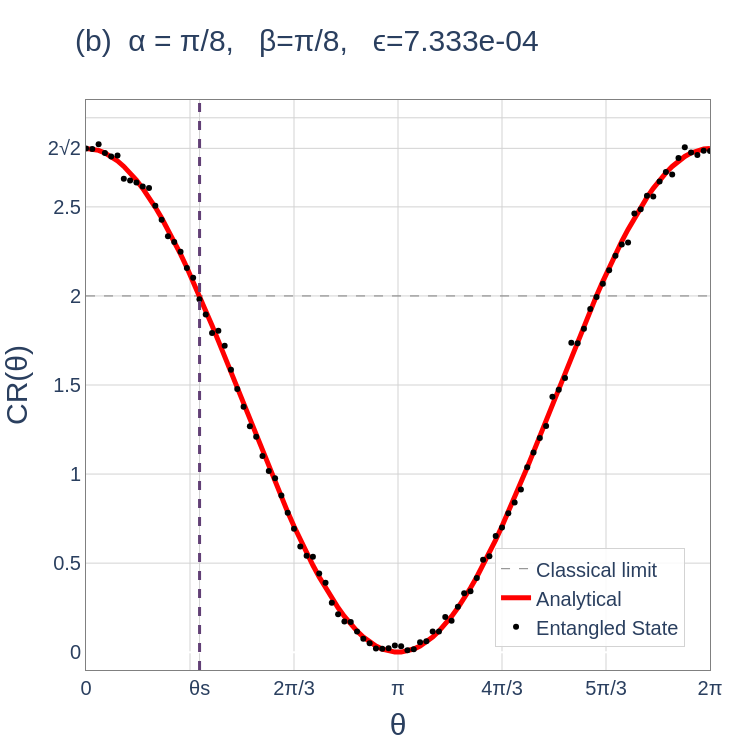

The cell this chart's notebook holds for it:
### Code cell
N_data = 100

# 4. Create the corresponding θ
θ = np.linspace(0, 2 * np.pi, N_data)

# 1. Variables for formatting quantities outside figure
tick_font_size = 20
legend_font_size = 20
axes_label_font_size = 30
title_fontsize = 30
font_family = "Arial"

ϵ_val = ϵ(y_pred=analytical_CHSH(theta_FSS=θ,Pt=1.0),y_true=chsh_ent)
θs = 0.364*π
fig = go.Figure()
##############         LIMITS         ##############

fig.add_trace(go.Scatter(
    x=θ, 
    y=2*np.ones(len(θ)), 
    mode='lines', 
    name='Classical limit',
    line=dict(color='gray', width=1,dash='dash')
))
fig.add_vline(x=θs, line_width=3, line_dash="dash", line_color="rgb(97, 63, 117)")


##############         Analytical         ##############
fig.add_trace(go.Scatter(
    x=θ, 
    y=analytical_CHSH(theta_FSS=θ,Pt=1.0), 
    mode='lines', 
    name='Analytical',
    line=dict(color='red', width=5)
))
##############         Experimental         ##############
fig.add_trace(go.Scatter(
    x=θ, 
    y=np.abs(chsh_ent), 
    mode='markers', 
    name='Entangled State',
    line=dict(color='black', width=3)
))

##############         LAYOUT         ##############

fig.update_layout(
    xaxis=dict(
        title=dict(
            text='θ',
            font=dict(size=axes_label_font_size, family=font_family)
        ), 
        tickfont=dict(size=tick_font_size, family=font_family),                    
        tickmode='array',
        tickvals=[0, np.pi/3, θs, 2*np.pi/3, np.pi, 4*np.pi/3, 5*np.pi/3, 2*np.pi],
        ticktext=['0', '', 'θs', '2π/3', 'π', '4π/3', '5π/3', '2π'],
        range=[0, 2*π],
        showgrid=True, gridcolor='lightgray',zeroline=True,
        showline=True, linewidth=1, linecolor='gray', mirror=True
    ),
    yaxis=dict(
        title=dict(
            text='CR(θ)',  # Update y-axis label as needed
            font=dict(size=axes_label_font_size, family=font_family)
        ),
        tickfont=dict(size=tick_font_size, family=font_family),
        tickmode='array',
        tickvals=[0,0.5,1,1.5,2,2.5,2*np.sqrt(2),3],
        ticktext=['0', '0.5', '1','1.5','2','2.5','2√2',''],
        range=[-0.1,3.1],
        showgrid=True, gridcolor='lightgray',
        showline=True, linewidth=1, linecolor='gray', mirror=True,
    ),
    title=dict(
        text=f"(b)\t\tα = π/8, \t\tβ=π/8, \t\tϵ={ϵ_val:1.3e}",
        font=dict(size=title_fontsize, family=font_family),
        x=0.1, 
        y=0.96
    ),
    autosize=False,
    width=750,
    height=750,
    plot_bgcolor='white',
        paper_bgcolor='white',
        
        # --- NEW LEGEND POSITIONING ---
    legend=dict(
        font=dict(family=font_family, size=legend_font_size),
        yanchor="bottom",
        y=0.04,             # 5% from the bottom
        xanchor="right",
        x=0.96,             # 95% to the right
        bgcolor="rgba(255, 255, 255, 0.85)", # Semi-transparent white background
        bordercolor="lightgray",             # Optional border to frame it cleanly
        borderwidth=1
    ),
    margin=dict(l=80, r=40, t=100, b=80) # Added margin so large labels are not cut off
)

# Display the figure
fig.show()

### Figure 1 — Plotly figure (JSON) as saved in the notebook; plotly's stock layout.template omitted (floating-point values rounded to 4 significant figures)
{"data": [{"line": {"color": "gray", "dash": "dash", "width": 1}, "mode": "lines", "name": "Classical limit", "type": "scatter", "x": [0.0, 0.06347, 0.1269, 0.1904, 0.2539, 0.3173, 0.3808, 0.4443, 0.5077, 0.5712, 0.6347, 0.6981, 0.7616, 0.8251, 0.8885, 0.952, 1.015, 1.079, 1.142, 1.206, 1.269, 1.333, 1.396, 1.46, 1.523, 1.587, 1.65, 1.714, 1.777, 1.841, 1.904, 1.967, 2.031, 2.094, 2.158, 2.221, 2.285, 2.348, 2.412, 2.475, 2.539, 2.602, 2.666, 2.729, 2.793, 2.856, 2.919, 2.983, 3.046, 3.11, 3.173, 3.237, 3.3, 3.364, 3.427, 3.491, 3.554, 3.618, 3.681, 3.745, 3.808, 3.871, 3.935, 3.998, 4.062, 4.125, 4.189, 4.252, 4.316, 4.379, 4.443, 4.506, 4.57, 4.633, 4.697, 4.76, 4.823, 4.887, 4.95, 5.014, 5.077, 5.141, 5.204, 5.268, 5.331, 5.395, 5.458, 5.522, 5.585, 5.649, 5.712, 5.775, 5.839, 5.902, 5.966, 6.029, 6.093, 6.156, 6.22, 6.283], "y": [2.0, 2.0, 2.0, 2.0, 2.0, 2.0, 2.0, 2.0, 2.0, 2.0, 2.0, 2.0, 2.0, 2.0, 2.0, 2.0, 2.0, 2.0, 2.0, 2.0, 2.0, 2.0, 2.0, 2.0, 2.0, 2.0, 2.0, 2.0, 2.0, 2.0, 2.0, 2.0, 2.0, 2.0, 2.0, 2.0, 2.0, 2.0, 2.0, 2.0, 2.0, 2.0, 2.0, 2.0, 2.0, 2.0, 2.0, 2.0, 2.0, 2.0, 2.0, 2.0, 2.0, 2.0, 2.0, 2.0, 2.0, 2.0, 2.0, 2.0, 2.0, 2.0, 2.0, 2.0, 2.0, 2.0, 2.0, 2.0, 2.0, 2.0, 2.0, 2.0, 2.0, 2.0, 2.0, 2.0, 2.0, 2.0, 2.0, 2.0, 2.0, 2.0, 2.0, 2.0, 2.0, 2.0, 2.0, 2.0, 2.0, 2.0, 2.0, 2.0, 2.0, 2.0, 2.0, 2.0, 2.0, 2.0, 2.0, 2.0]}, {"line": {"color": "red", "width": 5}, "mode": "lines", "name": "Analytical", "type": "scatter", "x": [0.0, 0.06347, 0.1269, 0.1904, 0.2539, 0.3173, 0.3808, 0.4443, 0.5077, 0.5712, 0.6347, 0.6981, 0.7616, 0.8251, 0.8885, 0.952, 1.015, 1.079, 1.142, 1.206, 1.269, 1.333, 1.396, 1.46, 1.523, 1.587, 1.65, 1.714, 1.777, 1.841, 1.904, 1.967, 2.031, 2.094, 2.158, 2.221, 2.285, 2.348, 2.412, 2.475, 2.539, 2.602, 2.666, 2.729, 2.793, 2.856, 2.919, 2.983, 3.046, 3.11, 3.173, 3.237, 3.3, 3.364, 3.427, 3.491, 3.554, 3.618, 3.681, 3.745, 3.808, 3.871, 3.935, 3.998, 4.062, 4.125, 4.189, 4.252, 4.316, 4.379, 4.443, 4.506, 4.57, 4.633, 4.697, 4.76, 4.823, 4.887, 4.95, 5.014, 5.077, 5.141, 5.204, 5.268, 5.331, 5.395, 5.458, 5.522, 5.585, 5.649, 5.712, 5.775, 5.839, 5.902, 5.966, 6.029, 6.093, 6.156, 6.22, 6.283], "y": [2.828, 2.826, 2.817, 2.803, 2.783, 2.758, 2.727, 2.691, 2.65, 2.604, 2.553, 2.498, 2.438, 2.374, 2.306, 2.235, 2.16, 2.082, 2.002, 1.919, 1.834, 1.748, 1.66, 1.571, 1.482, 1.392, 1.302, 1.213, 1.125, 1.037, 0.9517, 0.8678, 0.7862, 0.7071, 0.6309, 0.5578, 0.4881, 0.4222, 0.3603, 0.3026, 0.2494, 0.2008, 0.1572, 0.1186, 0.08529, 0.05729, 0.03475, 0.01776, 0.006404, 0.000712, 0.000712, 0.006404, 0.01776, 0.03475, 0.05729, 0.08529, 0.1186, 0.1572, 0.2008, 0.2494, 0.3026, 0.3603, 0.4222, 0.4881, 0.5578, 0.6309, 0.7071, 0.7862, 0.8678, 0.9517, 1.037, 1.125, 1.213, 1.302, 1.392, 1.482, 1.571, 1.66, 1.748, 1.834, 1.919, 2.002, 2.082, 2.16, 2.235, 2.306, 2.374, 2.438, 2.498, 2.553, 2.604, 2.65, 2.691, 2.727, 2.758, 2.783, 2.803, 2.817, 2.826, 2.828]}, {"line": {"color": "black", "width": 3}, "mode": "markers", "name": "Entangled State", "type": "scatter", "x": [0.0, 0.06347, 0.1269, 0.1904, 0.2539, 0.3173, 0.3808, 0.4443, 0.5077, 0.5712, 0.6347, 0.6981, 0.7616, 0.8251, 0.8885, 0.952, 1.015, 1.079, 1.142, 1.206, 1.269, 1.333, 1.396, 1.46, 1.523, 1.587, 1.65, 1.714, 1.777, 1.841, 1.904, 1.967, 2.031, 2.094, 2.158, 2.221, 2.285, 2.348, 2.412, 2.475, 2.539, 2.602, 2.666, 2.729, 2.793, 2.856, 2.919, 2.983, 3.046, 3.11, 3.173, 3.237, 3.3, 3.364, 3.427, 3.491, 3.554, 3.618, 3.681, 3.745, 3.808, 3.871, 3.935, 3.998, 4.062, 4.125, 4.189, 4.252, 4.316, 4.379, 4.443, 4.506, 4.57, 4.633, 4.697, 4.76, 4.823, 4.887, 4.95, 5.014, 5.077, 5.141, 5.204, 5.268, 5.331, 5.395, 5.458, 5.522, 5.585, 5.649, 5.712, 5.775, 5.839, 5.902, 5.966, 6.029, 6.093, 6.156, 6.22, 6.283], "y": [2.828, 2.825, 2.852, 2.802, 2.782, 2.788, 2.658, 2.648, 2.637, 2.614, 2.606, 2.506, 2.428, 2.336, 2.303, 2.249, 2.157, 2.102, 1.981, 1.896, 1.791, 1.805, 1.72, 1.586, 1.478, 1.378, 1.268, 1.209, 1.101, 1.017, 0.9766, 0.8796, 0.7821, 0.6936, 0.5927, 0.5408, 0.5357, 0.4419, 0.3897, 0.2775, 0.2123, 0.1721, 0.1691, 0.1161, 0.07613, 0.04964, 0.02017, 0.01886, 0.02272, 0.03732, 0.03324, 0.01039, 0.01581, 0.05624, 0.06073, 0.1163, 0.116, 0.197, 0.1759, 0.2557, 0.3314, 0.3422, 0.4162, 0.5189, 0.538, 0.6528, 0.7003, 0.78, 0.841, 0.9139, 1.038, 1.121, 1.202, 1.27, 1.434, 1.473, 1.539, 1.737, 1.734, 1.816, 1.927, 1.994, 2.068, 2.145, 2.226, 2.289, 2.3, 2.463, 2.487, 2.563, 2.558, 2.643, 2.695, 2.682, 2.775, 2.835, 2.806, 2.791, 2.815, 2.814]}], "layout": {"autosize": false, "height": 750, "legend": {"bgcolor": "rgba(255, 255, 255, 0.85)", "bordercolor": "lightgray", "borderwidth": 1, "font": {"family": "Arial", "size": 20}, "x": 0.96, "xanchor": "right", "y": 0.04, "yanchor": "bottom"}, "margin": {"b": 80, "l": 80, "r": 40, "t": 100}, "paper_bgcolor": "white", "plot_bgcolor": "white", "shapes": [{"line": {"color": "rgb(97, 63, 117)", "dash": "dash", "width": 3}, "type": "line", "x0": 1.144, "x1": 1.144, "xref": "x", "y0": 0, "y1": 1, "yref": "y domain"}], "title": {"font": {"family": "Arial", "size": 30}, "text": "(b)\t\tα = π/8, \t\tβ=π/8, \t\tϵ=7.333e-04", "x": 0.1, "y": 0.96}, "width": 750, "xaxis": {"gridcolor": "lightgray", "linecolor": "gray", "linewidth": 1, "mirror": true, "range": [0, 6.283], "showgrid": true, "showline": true, "tickfont": {"family": "Arial", "size": 20}, "tickmode": "array", "ticktext": ["0", "", "θs", "2π/3", "π", "4π/3", "5π/3", "2π"], "tickvals": [0, 1.047, 1.144, 2.094, 3.142, 4.189, 5.236, 6.283], "title": {"font": {"family": "Arial", "size": 30}, "text": "θ"}, "zeroline": true}, "yaxis": {"gridcolor": "lightgray", "linecolor": "gray", "linewidth": 1, "mirror": true, "range": [-0.1, 3.1], "showgrid": true, "showline": true, "tickfont": {"family": "Arial", "size": 20}, "tickmode": "array", "ticktext": ["0", "0.5", "1", "1.5", "2", "2.5", "2√2", ""], "tickvals": [0, 0.5, 1, 1.5, 2, 2.5, 2.828, 3], "title": {"font": {"family": "Arial", "size": 30}, "text": "CR(θ)"}}}}
